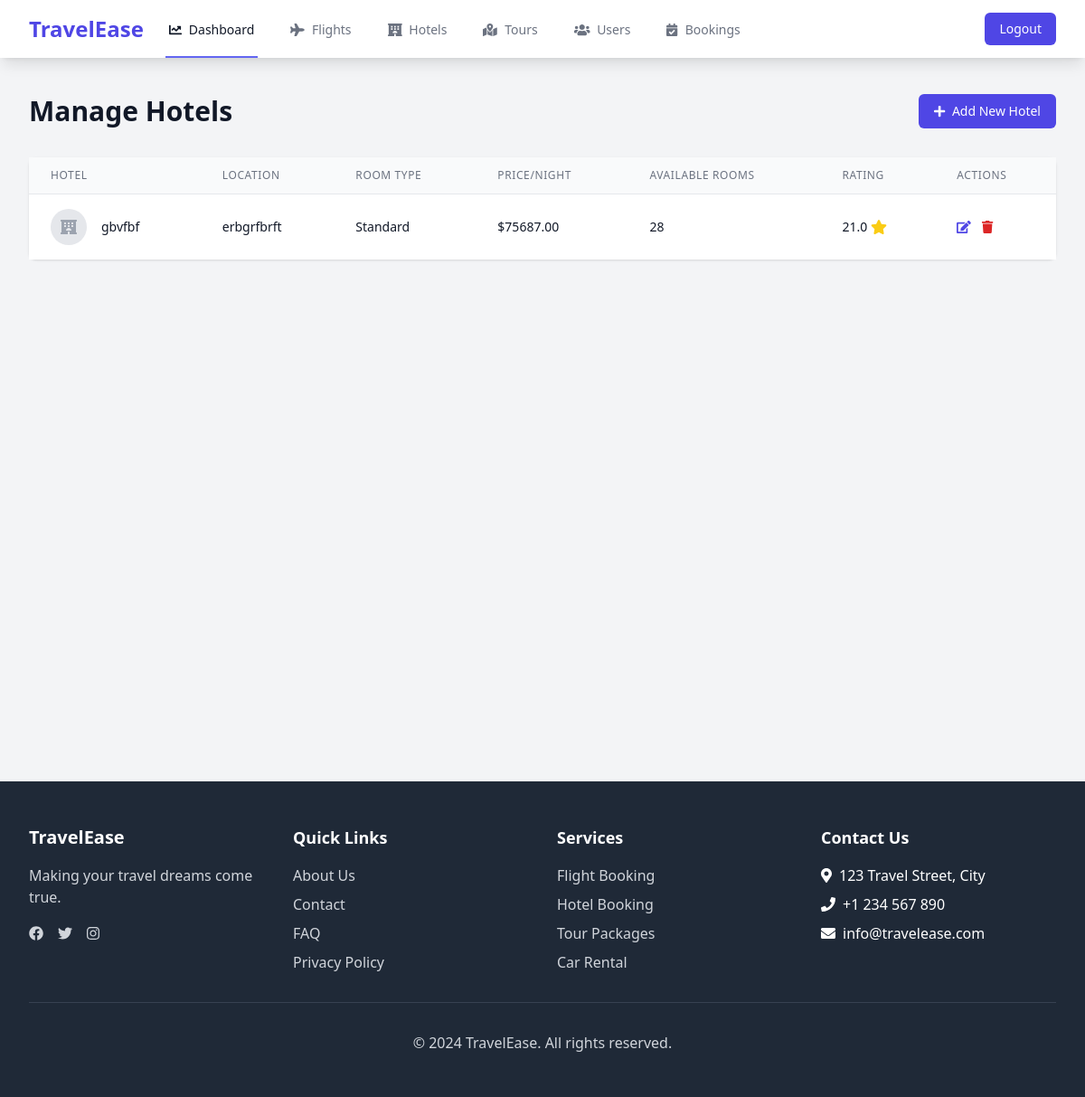
Before: /manage/hotels/ (signed in) with the older database file.
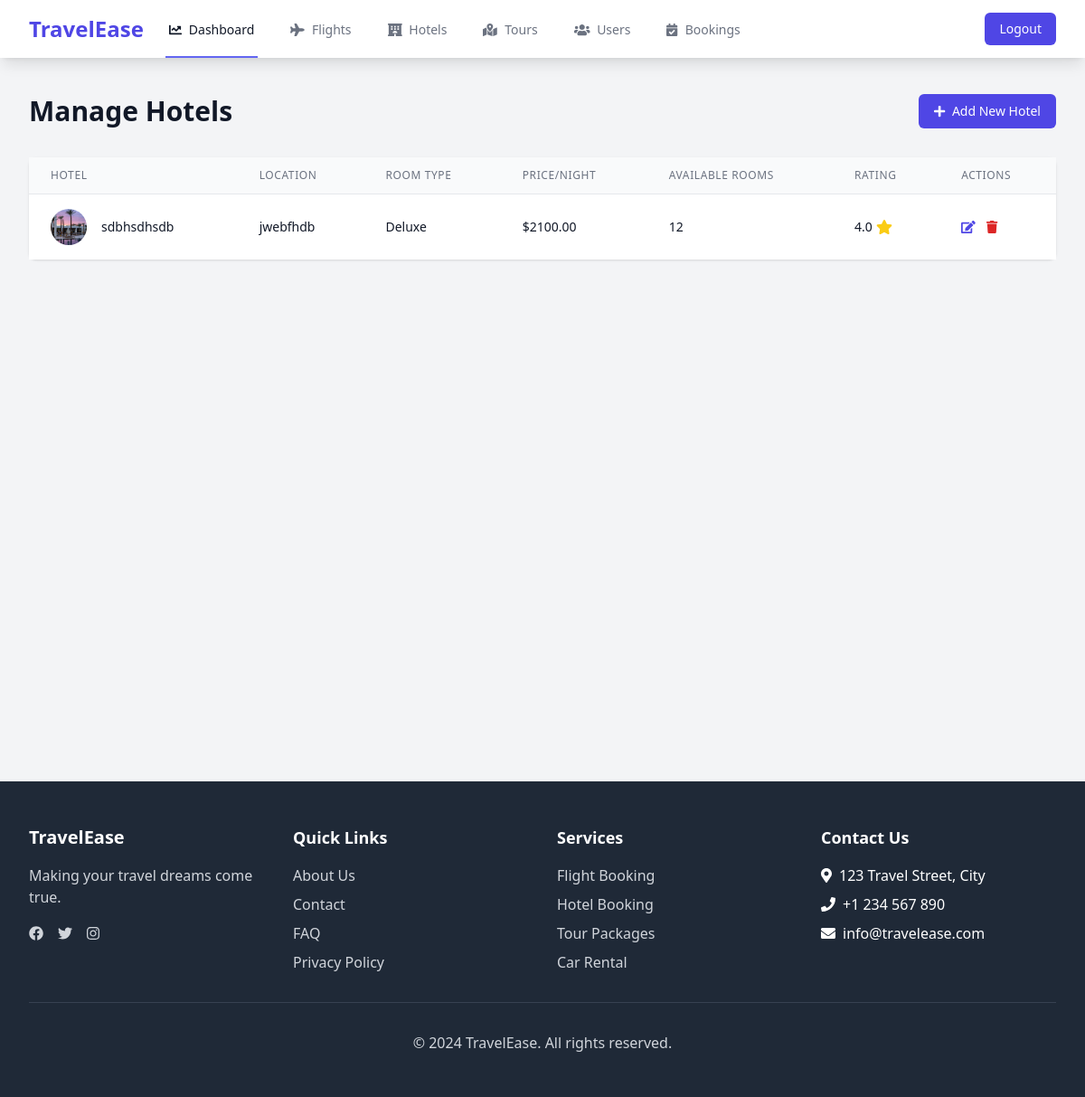
After: the same page with the newer database file.
### core/models.py (models this page shows, shortened)
class Hotel(models.Model):
    STANDARD = 'standard'
    DELUXE = 'deluxe'
    SUITE = 'suite'
    ROOM_CHOICES = [
        (STANDARD, 'Standard'),
        (DELUXE, 'Deluxe'),
        (SUITE, 'Suite'),
    ]
    name = models.CharField(max_length=200)
    location = models.CharField(max_length=200)
    description = models.TextField()
    price_per_night = models.DecimalField(max_digits=10, decimal_places=2)
    room_type = models.CharField(max_length=10, choices=ROOM_CHOICES, default=STANDARD)
    available_rooms = models.IntegerField()
    amenities = models.TextField()
    rating = models.DecimalField(max_digits=3, decimal_places=1)
    created_at = models.DateTimeField(auto_now_add=True)
    updated_at = models.DateTimeField(auto_now=True)
    class Meta:
        ordering = ['-rating']

class HotelImage(models.Model):
    hotel = models.ForeignKey('Hotel', related_name='images', on_delete=models.CASCADE)
    image = models.ImageField(upload_to='hotel_images/')
    created_at = models.DateTimeField(auto_now_add=True)
    class Meta:
        ordering = ['created_at']

### core/views.py (the view)
# urls.py: path('manage/hotels/', views.manage_hotels, name='manage_hotels'),
@login_required
def manage_hotels(request):
    if not request.user.role == 'admin':
        messages.error(request, 'You do not have permission to access this page.')
        return redirect('dashboard')
    hotels = Hotel.objects.all().order_by('-created_at')
    return render(request, 'dashboard/manage_hotels.html', {'hotels': hotels})

### templates/dashboard/manage_hotels.html (shortened to what the changed rows need)
{% extends 'base.html' %}
{% load static %}
{% block content %}
<div class="min-h-screen bg-gray-100">
    <div class="py-10">
        <header>
            <div class="max-w-7xl mx-auto px-4 sm:px-6 lg:px-8">
                <div class="flex justify-between items-center">
                    <h1 class="text-3xl font-bold leading-tight text-gray-900">Manage Hotels</h1>
                </div>
            </div>
        </header>
        <main>
            <div class="max-w-7xl mx-auto sm:px-6 lg:px-8">
                <div class="mt-8">
                    <div class="bg-white shadow sm:rounded-lg">
                        {% if hotels %}
                            <div class="overflow-x-auto">
                                <table class="min-w-full divide-y divide-gray-200">
                                    <thead class="bg-gray-50">
                                        <tr>
                                            <th scope="col" class="px-6 py-3 text-left text-xs font-medium text-gray-500 uppercase tracking-wider">Hotel</th>
                                            <th scope="col" class="px-6 py-3 text-left text-xs font-medium text-gray-500 uppercase tracking-wider">Location</th>
                                            <th scope="col" class="px-6 py-3 text-left text-xs font-medium text-gray-500 uppercase tracking-wider">Room Type</th>
                                            <th scope="col" class="px-6 py-3 text-left text-xs font-medium text-gray-500 uppercase tracking-wider">Price/Night</th>
                                            <th scope="col" class="px-6 py-3 text-left text-xs font-medium text-gray-500 uppercase tracking-wider">Available Rooms</th>
                                            <th scope="col" class="px-6 py-3 text-left text-xs font-medium text-gray-500 uppercase tracking-wider">Rating</th>
                                            <th scope="col" class="px-6 py-3 text-left text-xs font-medium text-gray-500 uppercase tracking-wider">Actions</th>
                                        </tr>
                                    </thead>
                                    <tbody class="bg-white divide-y divide-gray-200">
                                        {% for hotel in hotels %}
                                            <tr>
                                                <td class="px-6 py-4 whitespace-nowrap">
                                                    <div class="flex items-center">
                                                        {% if hotel.images.all %}
                                                            <div class="flex-shrink-0 h-10 w-10">
                                                                <img class="h-10 w-10 rounded-full object-cover" src="{{ hotel.images.first.image.url }}" alt="{{ hotel.name }}">
                                                            </div>
                                                        {% else %}
                                                            <div class="flex-shrink-0 h-10 w-10 rounded-full bg-gray-200 flex items-center justify-center">
                                                                <i class="fas fa-hotel text-gray-400"></i>
                                                            </div>
                                                        {% endif %}
                                                        <div class="ml-4">
                                                            <div class="text-sm font-medium text-gray-900">{{ hotel.name }}</div>
                                                        </div>
                                                    </div>
                                                </td>
                                                <td class="px-6 py-4 whitespace-nowrap text-sm text-gray-900">{{ hotel.location }}</td>
                                                <td class="px-6 py-4 whitespace-nowrap text-sm text-gray-900">{{ hotel.get_room_type_display }}</td>
                                                <td class="px-6 py-4 whitespace-nowrap text-sm text-gray-900">${{ hotel.price_per_night }}</td>
                                                <td class="px-6 py-4 whitespace-nowrap text-sm text-gray-900">{{ hotel.available_rooms }}</td>
                                                <td class="px-6 py-4 whitespace-nowrap">
                                                    <div class="flex items-center">
                                                        <span class="text-sm text-gray-900">{{ hotel.rating }}</span>
                                                        <i class="fas fa-star text-yellow-400 ml-1"></i>
                                                    </div>
                                                </td>
                                                <td class="px-6 py-4 whitespace-nowrap text-sm font-medium space-x-2">
                                                    <a href="{% url 'edit_hotel' hotel.id %}" class="text-indigo-600 hover:text-indigo-900">
                                                        <i class="fas fa-edit"></i>
                                                    </a>
                                                    <a href="{% url 'delete_hotel' hotel.id %}" class="text-red-600 hover:text-red-900" onclick="return confirm('Are you sure you want to delete this hotel?')">
                                                        <i class="fas fa-trash"></i>
                                                    </a>
                                                </td>
                                            </tr>
                                        {% endfor %}
                                    </tbody>
                                </table>
                            </div>
                        {% endif %}
                    </div>
                </div>
            </div>
        </main>
    </div>
</div>
{% endblock %}

Changed rows visible on the page:
removed Hotel: name "gbvfbf", location "erbgrfbrft", room_type "Standard", price_per_night "75687.00", available_rooms "28", rating "21.0"
added Hotel: images.first.image (picture), name "sdbhsdhsdb", location "jwebfhdb", room_type "Deluxe", price_per_night "2100.00", available_rooms "12", rating "4.0"
